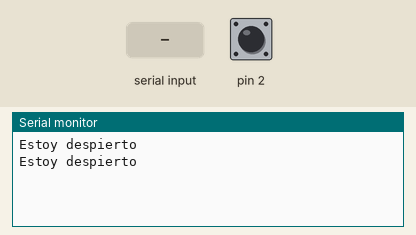
Recording of a sketch running on a simulated Arduino Uno, built with avr-gcc and run on an emulated ATmega328P. On the bench: the last lines printed to the serial monitor. The test bench sets the inputs (shaded band); at power-on: pin 2 HIGH. Sleep ends after the set time or at an interrupt.

Above: at 1.2 s.
1.3 s: "1" received over Serial
At 2.7 s:
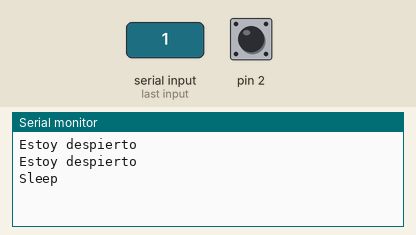
3.5 s: pin 2 pulled LOW for 0.15 s
At 5.3 s:
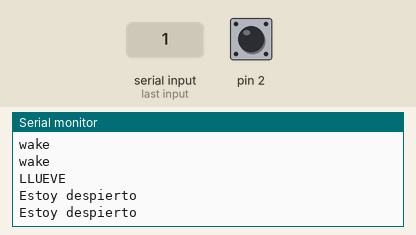

The sketch:

lluviaNormal.ino
```cpp
#include <SoftwareSerial.h>     //  esp8266
#include <avr/sleep.h>          //  sleep
#include <AccelStepper.h>       //  stepper
#include <Wire.h>               //  wire
#include <DS3231.h>             //  ds3231
#include <DS3232RTC.h>          //  ds3231
#include <Time.h>               //  time
#include <TimerThree.h>         //  timer1
#include <TimerOne.h>           //  timer3

boolean volatile a = false;

void setup() {
  pinMode(2, INPUT_PULLUP);
  Serial.begin(9600);
}

void loop() {

  if (Serial.available()){
    int valor = Serial.read();
    if (valor == 49) sleep();
  }

  if (a){
    a = false;
    Serial.println("LLUEVE");
  }

  Serial.println("Estoy despierto");
  delay(1000);

}

void sleep(){
  Serial.println("Sleep");
  delay(500);
  sleepNow();
}

void sleepNow(){
   set_sleep_mode(SLEEP_MODE_PWR_DOWN);
   sleep_enable();
   attachInterrupt(0,wake, LOW);
   sleep_mode();
   sleep_disable();
   detachInterrupt(0);
}

void wake(){
  Serial.println("wake");
  a = true;
}
```

Measured:
- after the input at 1.3 s, the serial monitor: prints a new line after 0.70 s (image 1)
- after the input at 3.5 s, the serial monitor: prints a new line at once (image 2)
